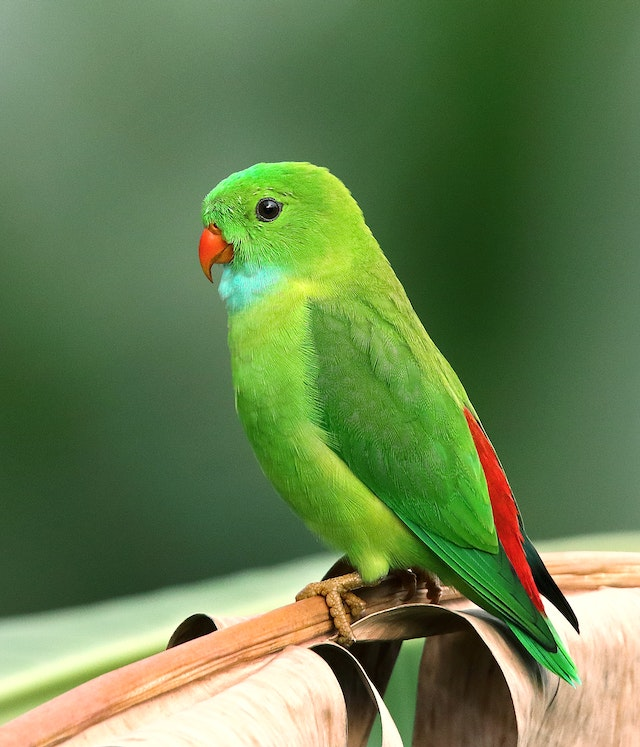
#> input picture Modulo-3.Visão Computacional/Unidade02.Pre-processamento de imagens/imagens/img-passaro/pexels-roshan-kamath-1661179.jpg, 640 x 747 px
$ jupyter execute processamento.ipynb
#> lines starting #> are read from the running program, lines starting #| are printed output that depends on the picture; long printed decimals are rounded
[cell 1]
import cv2
import matplotlib.pyplot as plt

[cell 2]
imagem = cv2.imread('imagens/img-passaro/pexels-roshan-kamath-1661179.jpg')
#> imagem is the input picture: shape (747, 640, 3); mean B, G, R 78.2, 127.9, 102.3
imagem = cv2.cvtColor(imagem,cv2.COLOR_BGR2RGB)
plt.imshow(imagem)
plt.show()

[cell 3]
imagem.shape
#> Out = (747, 640, 3)

[cell 4]
print(f'\
valor maximo :{imagem.max()}           \n\
valor minimo :{imagem.min()}            \n\
media        :{imagem.mean()}            \n\
')
#| valor maximo :255
#| valor minimo :0
#| media        :102.798

[cell 5]
b, g, r = cv2.split(imagem)
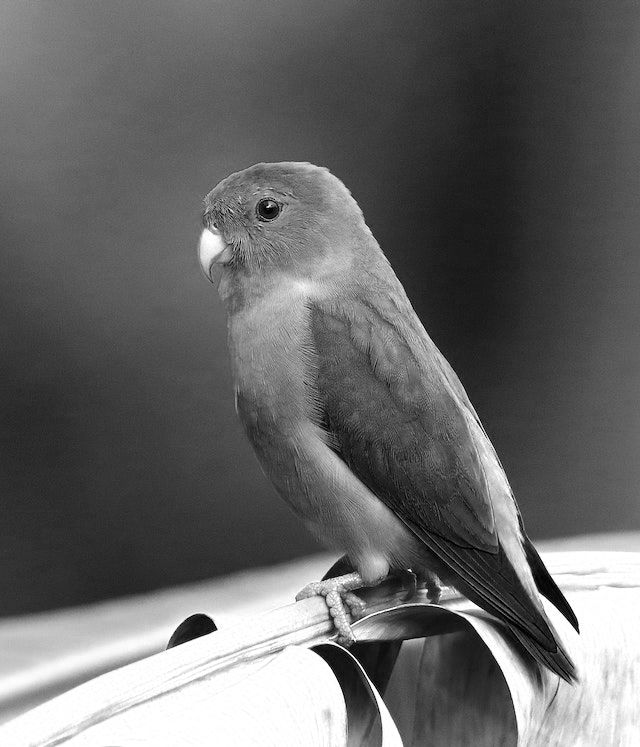
#> b: shape (747, 640); min 0, max 255, mean 102.3
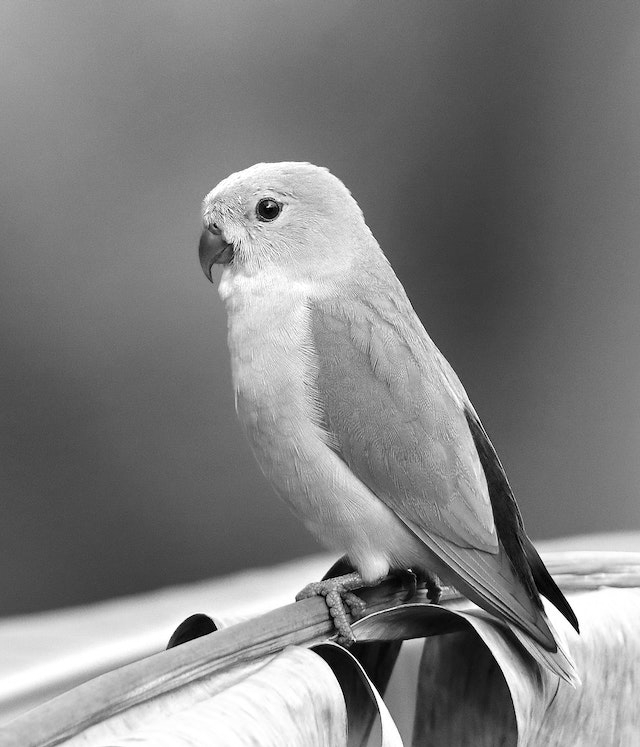
#> g: shape (747, 640); min 0, max 255, mean 127.9
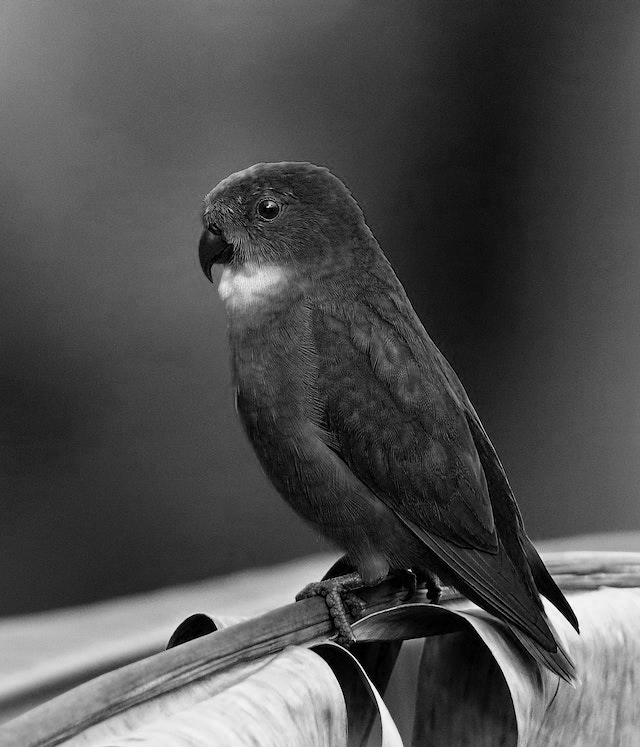
#> r: shape (747, 640); min 0, max 251, mean 78.2

plt.figure(figsize=(10,12))

plt.subplot(3,3,2)
plt.imshow(imagem)

plt.subplot(3,3,4)
plt.imshow(b)

plt.subplot(3,3,5)
plt.imshow(g)

plt.subplot(3,3,6)
plt.imshow(r)

plt.subplot(3,3,7)
plt.imshow(b,cmap='gray')

plt.subplot(3,3,8)
plt.imshow(g,cmap='gray')

plt.subplot(3,3,9)
plt.imshow(r,cmap='gray')
plt.show()

[cell 6]
imagemR = cv2.resize(src=imagem,dsize=(50,300))
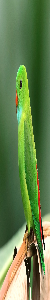
#> imagemR: shape (300, 50, 3); mean R, G, B 102.2, 127.8, 78.2
plt.imshow(imagemR)
plt.show()

[cell 7]
grayimage = cv2.cvtColor(imagem,cv2.COLOR_BGR2GRAY)
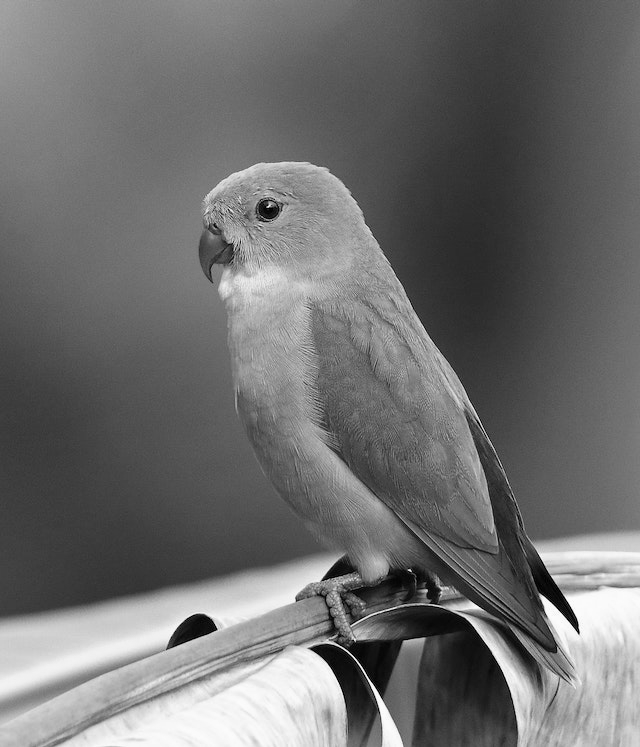
#> grayimage: shape (747, 640); min 0, max 253, mean 110.1
plt.imshow(grayimage,cmap='gray')

[cell 8]
imagemZero = cv2.imread('imagens/img-passaro/pexels-roshan-kamath-1661179.jpg',cv2.IMREAD_GRAYSCALE)
#> imagemZero: shape (747, 640); min 0, max 255, mean 114.6
plt.imshow(imagemZero,cmap='gray')
plt.show()

[cell 9]
gaussinb = cv2.GaussianBlur(imagemZero,(11,11),sigmaX=6)
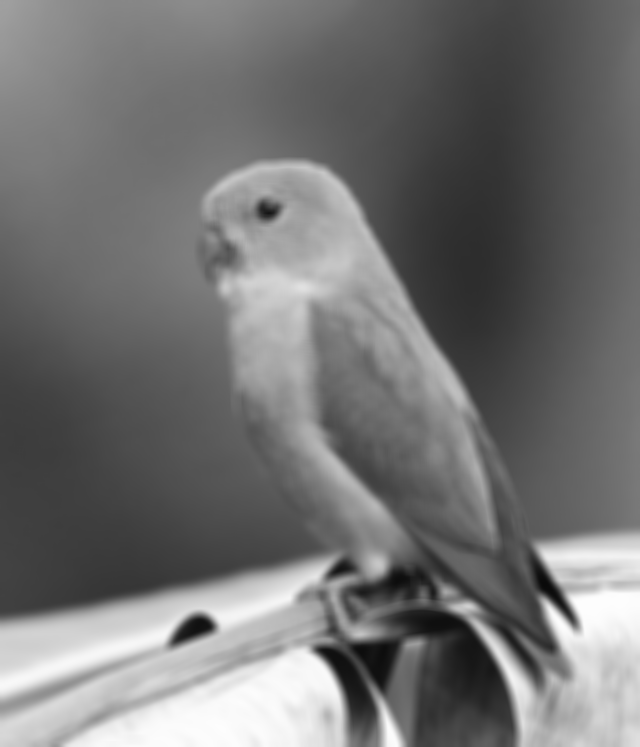
#> gaussinb: shape (747, 640); min 10, max 253, mean 114.6
plt.imshow(gaussinb,cmap='gray')
plt.show()

[cell 10]
plt.imshow(
    cv2.cvtColor(cv2.blur(imagem,(11,11)),cv2.COLOR_BGR2GRAY),cmap='gray'
)
plt.show()
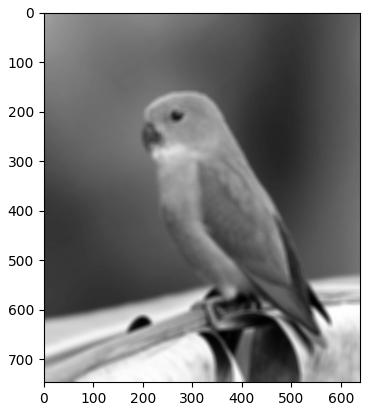
#> figure drawn by matplotlib, 1 panel

[cell 11]
scale = cv2.convertScaleAbs(imagemZero,alpha=1.5,beta=100)
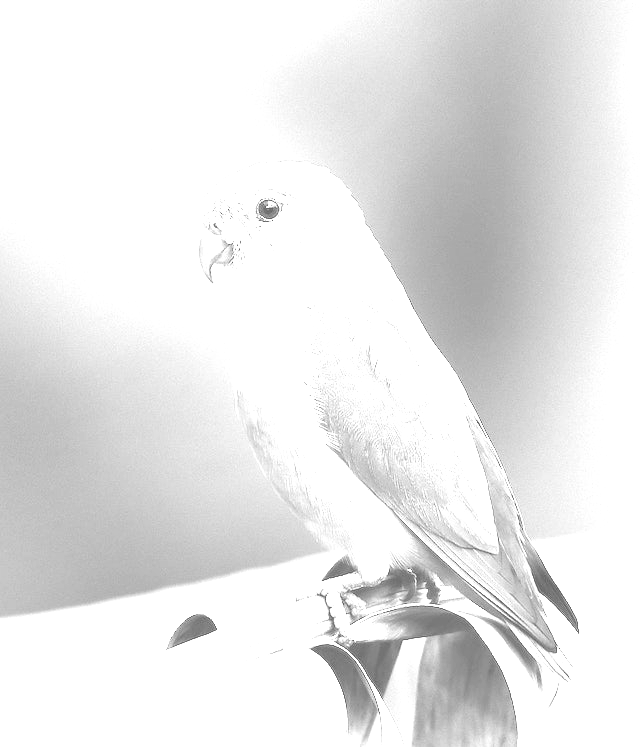
#> scale: shape (747, 640); min 100, max 255, mean 231.9
plt.imshow(scale,cmap='gray')
plt.show()

[cell 12]
hist = cv2.calcHist(imagemZero,[0],None, [256], [0, 256])
#> hist = 256 values, max 24 at index 135, min 0 at index 0, mean 2.5

histimage = cv2.equalizeHist(imagemZero)
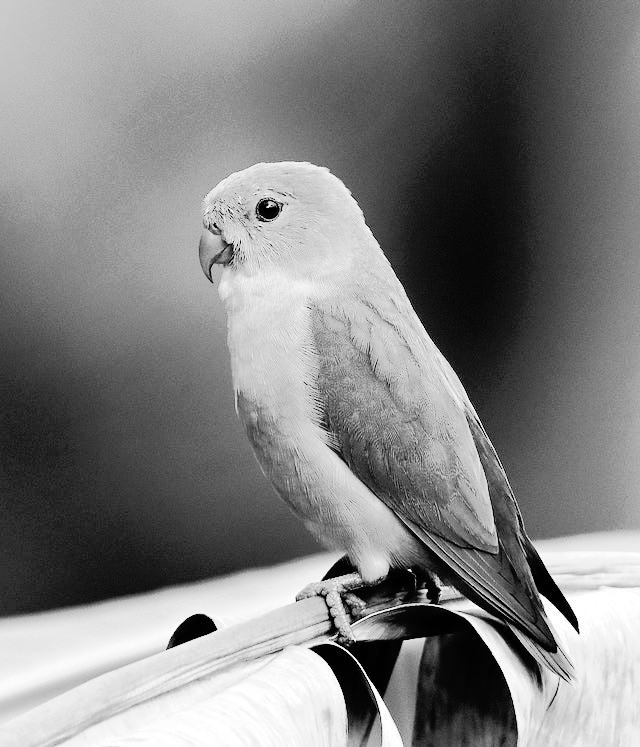
#> histimage: shape (747, 640); min 0, max 255, mean 128.2

histhistimage = cv2.calcHist(histimage,[0],None, [256], [0, 256])
#> histhistimage = 256 values, max 35 at index 191, min 0 at index 0, mean 2.5


plt.figure(figsize=(10,8))
plt.subplot(2,2,1)
plt.imshow(imagemZero,cmap='gray')

plt.subplot(2,2,3)
plt.plot(hist)


plt.subplot(2,2,2)
plt.imshow(histimage,cmap='gray')

plt.subplot(2,2,4)
plt.plot(histhistimage)


plt.show()
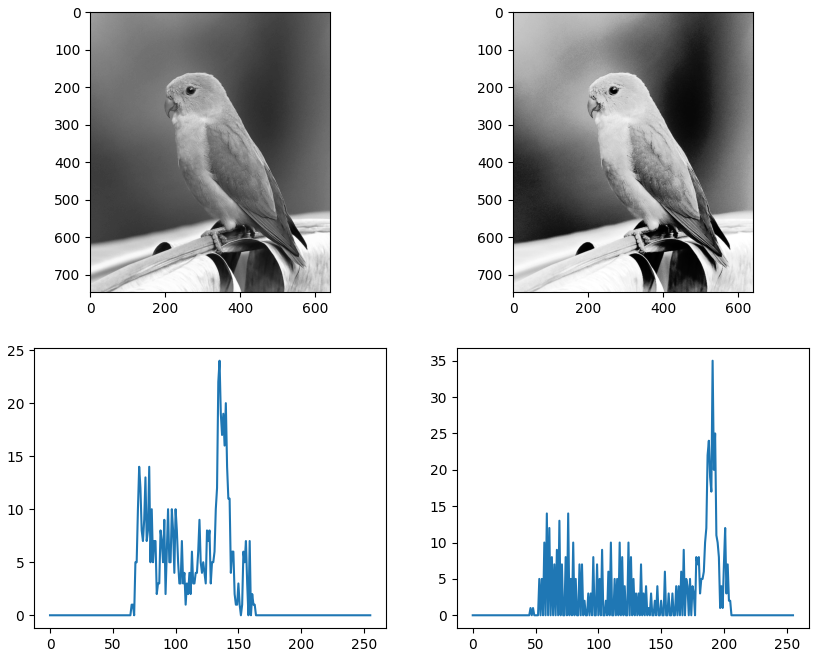
#> figure drawn by matplotlib, 4 panels; panel 2: curve peaks at x = 135, y = 24; panel 4: curve peaks at x = 191, y = 35
